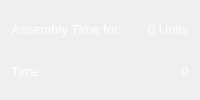
                   <widget class="QWidget" name="widget_8" native="true">
                    <property name="styleSheet">
                     <string notr="true">QWidget{


background: qlineargradient(spread:pad, x1:0, y1:0, x2:0, y2:1, 
                    stop:0 #706c61, stop:1 #9b9890);
border-radius:4px;
}
QLabel{

background:none;
color:#fff;
}</string>
                    </property>
                    <layout class="QVBoxLayout" name="verticalLayout_13">
                     <item>
                      <layout class="QHBoxLayout" name="horizontalLayout_25" stretch="2,0">
                       <item alignment="Qt::AlignLeft">
                        <widget class="QLabel" name="label_24">
                         <property name="sizePolicy">
                          <sizepolicy hsizetype="Expanding" vsizetype="Preferred">
                           <horstretch>0</horstretch>
                           <verstretch>0</verstretch>
                          </sizepolicy>
                         </property>
                         <property name="font">
                          <font>
                           <pointsize>10</pointsize>
                          </font>
                         </property>
                         <property name="text">
                          <string>Assembly Time for:</string>
                         </property>
                         <property name="alignment">
                          <set>Qt::AlignRight|Qt::AlignTrailing|Qt::AlignVCenter</set>
                         </property>
                        </widget>
                       </item>
                       <item alignment="Qt::AlignLeft">
                        <widget class="QLabel" name="assembly_units_label">
                         <property name="sizePolicy">
                          <sizepolicy hsizetype="Expanding" vsizetype="Preferred">
                           <horstretch>0</horstretch>
                           <verstretch>0</verstretch>
                          </sizepolicy>
                         </property>
                         <property name="font">
                          <font>
                           <pointsize>10</pointsize>
                          </font>
                         </property>
                         <property name="text">
                          <string>0 Units</string>
                         </property>
                        </widget>
                       </item>
                      </layout>
                     </item>
                     <item>
                      <layout class="QHBoxLayout" name="horizontalLayout_27" stretch="2,0">
                       <item alignment="Qt::AlignLeft">
                        <widget class="QLabel" name="label_25">
                         <property name="sizePolicy">
                          <sizepolicy hsizetype="Expanding" vsizetype="Preferred">
                           <horstretch>0</horstretch>
                           <verstretch>0</verstretch>
                          </sizepolicy>
                         </property>
                         <property name="font">
                          <font>
                           <pointsize>10</pointsize>
                          </font>
                         </property>
                         <property name="text">
                          <string>Time:</string>
                         </property>
                         <property name="alignment">
                          <set>Qt::AlignRight|Qt::AlignTrailing|Qt::AlignVCenter</set>
                         </property>
                        </widget>
                       </item>
                       <item alignment="Qt::AlignLeft">
                        <widget class="QLabel" name="assembly_time_label">
                         <property name="sizePolicy">
                          <sizepolicy hsizetype="Expanding" vsizetype="Preferred">
                           <horstretch>0</horstretch>
                           <verstretch>0</verstretch>
                          </sizepolicy>
                         </property>
                         <property name="font">
                          <font>
                           <pointsize>10</pointsize>
                          </font>
                         </property>
                         <property name="text">
                          <string>0</string>
                         </property>
                        </widget>
                       </item>
                      </layout>
                     </item>
                    </layout>
                   </widget>
